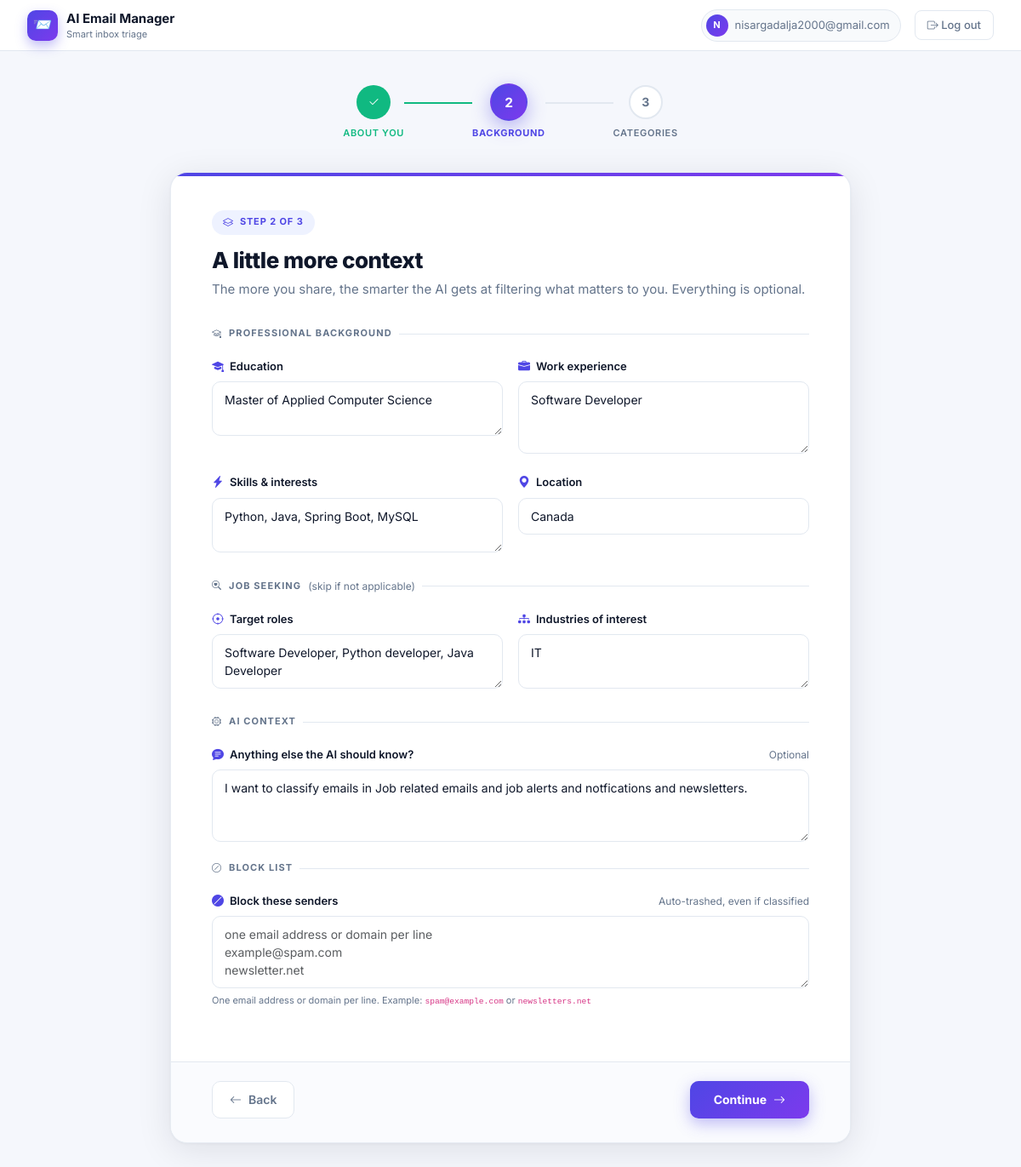
The app's page /accounts/onboarding/step2/ (signed in) with its own data.
### accounts/models.py (models this page shows, shortened)
class UserProfile(models.Model):
    ROLE_CHOICES = [
        ("student","Student"),("job_seeker","Job Seeker"),
        ("working_pro","Working Professional"),("hr","HR / Recruiter"),
        ("manager","Manager / Leadership"),("freelancer","Freelancer / Consultant"),
        ("sales","Sales"),("support","Customer Support"),
        ("entrepreneur","Entrepreneur / Founder"),("other","Other"),
    ]
    EMAIL_TYPE_CHOICES = [("personal","Personal"),("work","Work"),("mixed","Mixed")]
    user                 = models.OneToOneField(User, on_delete=models.CASCADE, related_name="profile")
    full_name            = models.CharField(max_length=200, blank=True)
    current_role         = models.CharField(max_length=32, choices=ROLE_CHOICES, default="other")
    current_position     = models.CharField(max_length=200, blank=True)
    current_organization = models.CharField(max_length=200, blank=True)
    org_domain           = models.CharField(max_length=120, blank=True)
    education            = models.TextField(blank=True)
    experience           = models.TextField(blank=True)
    skills_interests     = models.TextField(blank=True)
    target_roles         = models.TextField(blank=True)
    industries           = models.TextField(blank=True)
    location             = models.CharField(max_length=200, blank=True)
    email_type           = models.CharField(max_length=16, choices=EMAIL_TYPE_CHOICES, default="mixed")
    additional_context   = models.TextField(blank=True)
    onboarded            = models.BooleanField(default=False)
    onboarding_step      = models.IntegerField(default=1)
    live_classification  = models.BooleanField(default=False)
    blocked_senders      = models.TextField(blank=True)
    updated_at           = models.DateTimeField(auto_now=True)

### accounts/views.py (the view)
# urls.py: path("onboarding/step2/", views.onboarding_step2, name="onboarding_step2"),
@login_required
def onboarding_step2(request):
    profile = _ensure_profile(request)
    if request.method == "POST":
        form = ProfileStep2Form(request.POST, instance=profile)
        if form.is_valid():
            form.save()
            profile.onboarding_step = 3
            profile.save(update_fields=["onboarding_step"])
            return redirect("onboarding_step3")
    else:
        form = ProfileStep2Form(instance=profile)
    return render(request, "onboarding_step2.html", {"form": form, "step": 2})

### accounts/context_processors.py (called while the page is built)
def active_job(request):
    if not request.user.is_authenticated:
        return {}
    job = (ClassificationJob.objects
           .filter(user=request.user, status__in=["pending", "running"])
           .order_by("-id").first())
    return {"global_active_job": job}

### accounts/views.py (called while the page is built)
def _ensure_profile(request):
    profile, _ = UserProfile.objects.get_or_create(
        user=request.user, defaults={"full_name": request.user.get_full_name()},
    )
    return profile

### templates/onboarding_step2.html (shortened to what this page needs)
{% extends "onboarding_base.html" %}
{% block s1_class %}done{% endblock %}
{% block s1_icon %}<i class="bi bi-check2"></i>{% endblock %}
{% block l1_class %}done{% endblock %}
{% block s2_class %}active{% endblock %}
{% block s2_icon %}2{% endblock %}
{% block s3_icon %}3{% endblock %}
{% block ob_content %}
<form method="post" novalidate>{% csrf_token %}
  <div class="ob-card-body">
    <div class="ob-card-header">
      <div class="ob-card-step-badge"><i class="bi bi-layers"></i>Step 2 of 3</div>
      <h1 class="ob-card-title">A little more context</h1>
      <p class="ob-card-sub">The more you share, the smarter the AI gets at filtering what matters to you. Everything is optional.</p>
    </div>
    <div class="ob-section-title"><i class="bi bi-mortarboard"></i> Professional background</div>
    <div class="ob-field-grid">
      <div class="ob-field">
        <label class="ob-label"><i class="bi bi-mortarboard-fill"></i> Education</label>
        {{ form.education }}
      </div>
      <div class="ob-field">
        <label class="ob-label"><i class="bi bi-briefcase-fill"></i> Work experience</label>
        {{ form.experience }}
      </div>
    </div>
    <div class="ob-field-grid">
      <div class="ob-field">
        <label class="ob-label"><i class="bi bi-lightning-charge-fill"></i> Skills & interests</label>
        {{ form.skills_interests }}
      </div>
      <div class="ob-field">
        <label class="ob-label"><i class="bi bi-geo-alt-fill"></i> Location</label>
        {{ form.location }}
      </div>
    </div>
    <div class="ob-section-title" style="margin-top:8px"><i class="bi bi-search-heart"></i> Job seeking <span style="font-weight:400;text-transform:none;letter-spacing:0;font-size:12px">(skip if not applicable)</span></div>
    <div class="ob-field-grid">
      <div class="ob-field">
        <label class="ob-label"><i class="bi bi-crosshair"></i> Target roles</label>
        {{ form.target_roles }}
      </div>
      <div class="ob-field">
        <label class="ob-label"><i class="bi bi-diagram-3-fill"></i> Industries of interest</label>
        {{ form.industries }}
      </div>
    </div>
    <div class="ob-section-title" style="margin-top:8px"><i class="bi bi-cpu"></i> AI context</div>
    <div class="ob-field">
      <label class="ob-label"><i class="bi bi-chat-text-fill"></i> Anything else the AI should know? <span class="ob-hint">Optional</span></label>
      {{ form.additional_context }}
    </div>
    <div class="ob-section-title" style="margin-top:8px"><i class="bi bi-slash-circle"></i> Block list</div>
    <div class="ob-field">
      <label class="ob-label"><i class="bi bi-ban-fill"></i> Block these senders <span class="ob-hint">Auto-trashed, even if classified</span></label>
      {{ form.blocked_senders }}
      <div style="font-size:11px;color:var(--muted);margin-top:6px">One email address or domain per line. Example: <code>spam@example.com</code> or <code>newsletters.net</code></div>
    </div>
  </div>
  <div class="ob-card-footer">
    <a href="{% url 'onboarding_step1' %}" class="ob-btn-back">
      <i class="bi bi-arrow-left"></i> Back
    </a>
    <button type="submit" class="ob-btn-next">
      Continue <i class="bi bi-arrow-right"></i>
    </button>
  </div>
</form>
{% endblock %}

### templates/onboarding_base.html (shortened to what this page needs)
{% load static %}
<!doctype html>
<html lang="en">
<head>
<link href="https://cdn.jsdelivr.net/npm/bootstrap@5.3.3/dist/css/bootstrap.min.css" rel="stylesheet">
<link href="https://cdn.jsdelivr.net/npm/bootstrap-icons@1.11.3/font/bootstrap-icons.css" rel="stylesheet">
</head>
<body>
<header class="ob-topbar">
  <a class="ob-brand" href="#">
    <div class="ob-brand-icon">📨</div>
    <div>
      <div class="ob-brand-name">AI Email Manager</div>
      <div class="ob-brand-sub">Smart inbox triage</div>
    </div>
  </a>
  <div class="ob-topbar-right">
    <div class="ob-user-pill">
      <div class="ob-user-avatar">{{ user.email|slice:":1"|upper }}</div>
      <span class="d-none d-sm-inline">{{ user.email }}</span>
    </div>
    <a href="{% url 'logout' %}" class="ob-logout"><i class="bi bi-box-arrow-right"></i> Log out</a>
  </div>
</header>
<div class="ob-page">
  <div class="ob-stepper">
    <div class="ob-step {% block s1_class %}{% endblock %}">
      <div class="ob-step-circle">{% block s1_icon %}1{% endblock %}</div>
      <div class="ob-step-label">About You</div>
    </div>
    <div class="ob-step-line {% block l1_class %}{% endblock %}"></div>
    <div class="ob-step {% block s2_class %}{% endblock %}">
      <div class="ob-step-circle">{% block s2_icon %}2{% endblock %}</div>
      <div class="ob-step-label">Background</div>
    </div>
    <div class="ob-step-line {% block l2_class %}{% endblock %}"></div>
    <div class="ob-step {% block s3_class %}{% endblock %}">
      <div class="ob-step-circle">{% block s3_icon %}3{% endblock %}</div>
      <div class="ob-step-label">Categories</div>
    </div>
  </div>
  <div class="ob-card">
    <div class="ob-card-stripe"></div>
    {% block ob_content %}{% endblock %}
  </div>
</div>
</body>
</html>

### records on screen
UserProfile: education "Master of Applied Computer Science", experience "Software Developer", skills_interests "Python, Java, Spring Boot, MySQL", location "Canada", target_roles "Software Developer, Python developer, Java Developer", industries "IT", additional_context "I want to classify emails in Job related emails and job alerts and notfications and newsletters."

### other values on screen
{{ user.email|slice:":1"|upper }} "N"
{{ user.email }} "nisargadalja2000@gmail.com"
